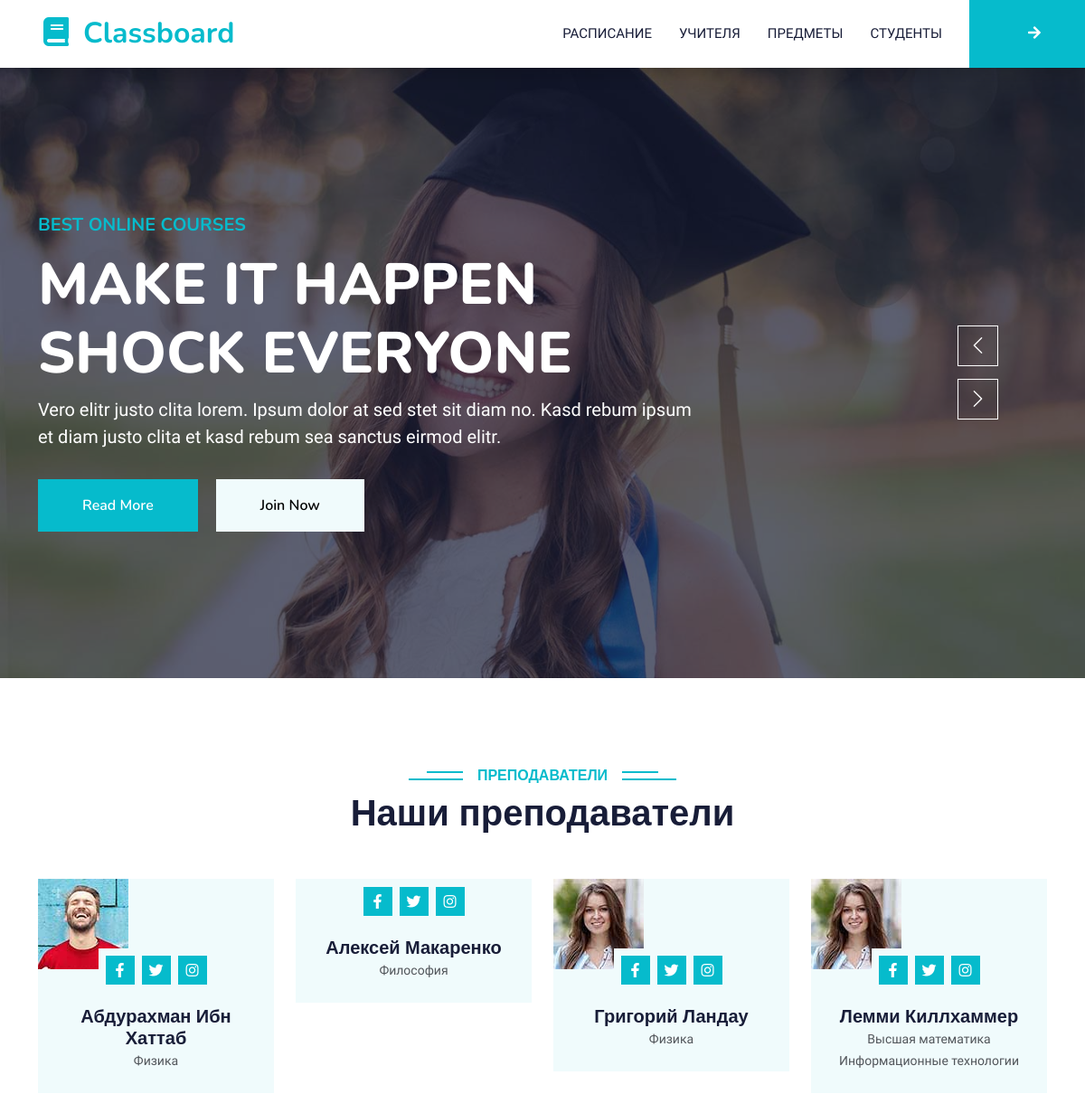
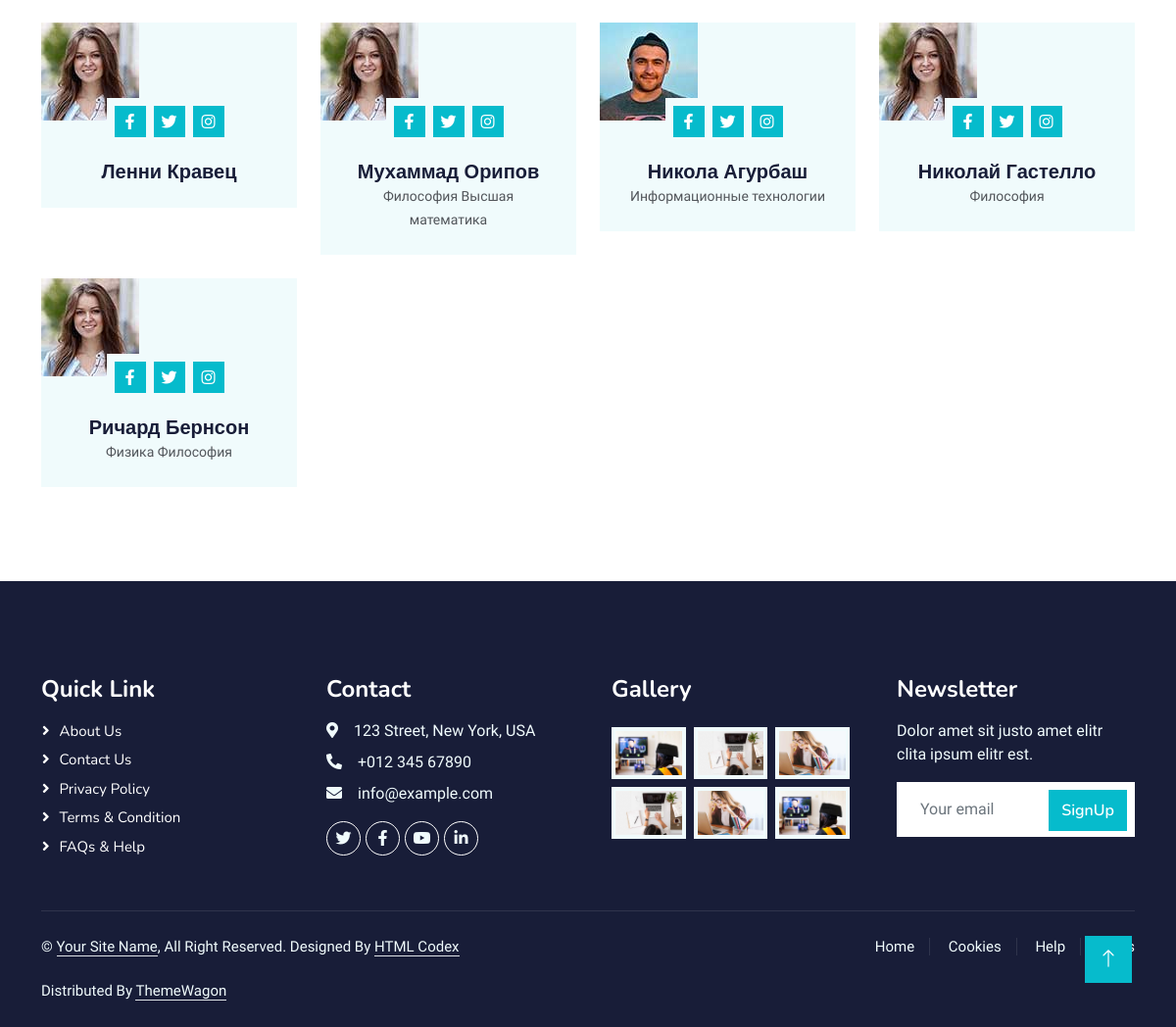
The page / on the database its author committed (2 pictures, top to bottom).
### teachers/models.py (models this page shows, shortened)
class Teacher(PersonAbstract):
    on_class = models.ManyToManyField(verbose_name='Предмет', to=Class, related_name='teacher_class')
    class Meta:
        verbose_name = 'Учитель'
        verbose_name_plural = 'Учителя'
        ordering = ['first_name', 'last_name']

### classes/models.py (models this page shows, shortened)
class ClassAbstract(models.Model):
    name = models.CharField(verbose_name='Название предмета', max_length=100)
    class Meta:
        abstract = True
        verbose_name = 'Занятие'
        verbose_name_plural = 'Занятия'

class Class(ClassAbstract):
    class Meta:
        verbose_name = 'Предмет'
        verbose_name_plural = 'Предметы'
    def __str__(self) -> str:
        return f'{self.name}'

### mainpage/views.py (the view)
# urls.py: path('',index,name='index')
def index(request)->render:
    teachers=Teacher.objects.all()
    subjects=Class.objects.all()
    context={
        'teachers':teachers,
        'subjects':subjects,
    }
    template_='mainpage.html'
    return render(request,template_,context)

### mainpage/templates/mainpage.html (shortened to what this page needs)
{% extends 'layout/base.html' %}
{% block content %}
    {% include 'carousel.html' %}
    {% include 'team.html' %}
{% endblock content %}

### mainpage/templates/team.html
{% load static %}
<div class="container-xxl py-5">
    <div class="container">
        <div class="text-center wow fadeInUp" data-wow-delay="0.1s">
            <h6 class="section-title bg-white text-center text-primary px-3">Преподаватели</h6>
            <h1 class="mb-5">Наши преподаватели</h1>
        </div>
        <div class="row g-4">
            {% for teacher_item in teachers %}
            <div class="col-lg-3 col-md-6 wow fadeInUp" data-wow-delay="0.1s">
                <div class="team-item bg-light">
                    {% if teacher_item.image %}
                    <div class="overflow-hidden">
                        <img class="img-fluid" src="{{ teacher_item.image.url }}" alt="">
                    </div>
                    {% else %}
                    <div class="overflow-hidden">
                        <img class="img-fluid" src="{% static 'img/testimonial-1.jpg' %}" alt="">
                    </div>
                    {% endif %}
                    <div class="position-relative d-flex justify-content-center" style="margin-top: -23px;">
                        <div class="bg-light d-flex justify-content-center pt-2 px-1">
                            <a class="btn btn-sm-square btn-primary mx-1" href=""><i class="fab fa-facebook-f"></i></a>
                            <a class="btn btn-sm-square btn-primary mx-1" href=""><i class="fab fa-twitter"></i></a>
                            <a class="btn btn-sm-square btn-primary mx-1" href=""><i class="fab fa-instagram"></i></a>
                        </div>
                    </div>
                    <div class="text-center p-4">
                        <h5 class="mb-0">{{ teacher_item.first_name }} {{ teacher_item.last_name }}</h5>
                        <small>
                            {% for subject_item in teacher_item.on_class.all %}
                            {{ subject_item }}
                            {% endfor %}
                        </small>
                    </div>
                </div>
            </div>
            {% endfor %}
        </div>
    </div>
</div>

### static/css/style.css (style rules this page uses)
:root { --primary: #06BBCC; --light: #F0FBFC; --dark: #181d38; }
.btn { font-family: 'Nunito', sans-serif; font-weight: 600; transition: .5s; }
.btn.btn-primary, .btn.btn-secondary { color: #FFFFFF; }
.btn-sm-square { width: 32px; height: 32px; }
.btn-square, .btn-sm-square, .btn-lg-square { padding: 0; display: flex; align-items: center; justify-content: center; font-weight: normal; border-radius: 0px; }
.section-title { position: relative; display: inline-block; text-transform: uppercase; }
.section-title::before { position: absolute; content: ""; width: calc(100% + 80px); height: 2px; top: 4px; left: -40px; background: var(--primary); z-index: -1; }
.section-title::after { position: absolute; content: ""; width: calc(100% + 120px); height: 2px; bottom: 5px; left: -60px; background: var(--primary); z-index: -1; }
.team-item img { transition: .5s; }

### rows shown on the page
Teacher: image (picture), first_name "Абдурахман", last_name "Ибн Хаттаб"
Class: name "Физика"
Teacher: first_name "Алексей", last_name "Макаренко"
Class: name "Философия"
Teacher: first_name "Григорий", last_name "Ландау"
Teacher: first_name "Лемми", last_name "Киллхаммер"
Class: name "Высшая математика"
Class: name "Информационные технологии"
Teacher: first_name "Ленни", last_name "Кравец"
Teacher: first_name "Мухаммад", last_name "Орипов"
Teacher: image (picture), first_name "Никола", last_name "Агурбаш"
Teacher: first_name "Николай", last_name "Гастелло"
Teacher: first_name "Ричард", last_name "Бернсон"
